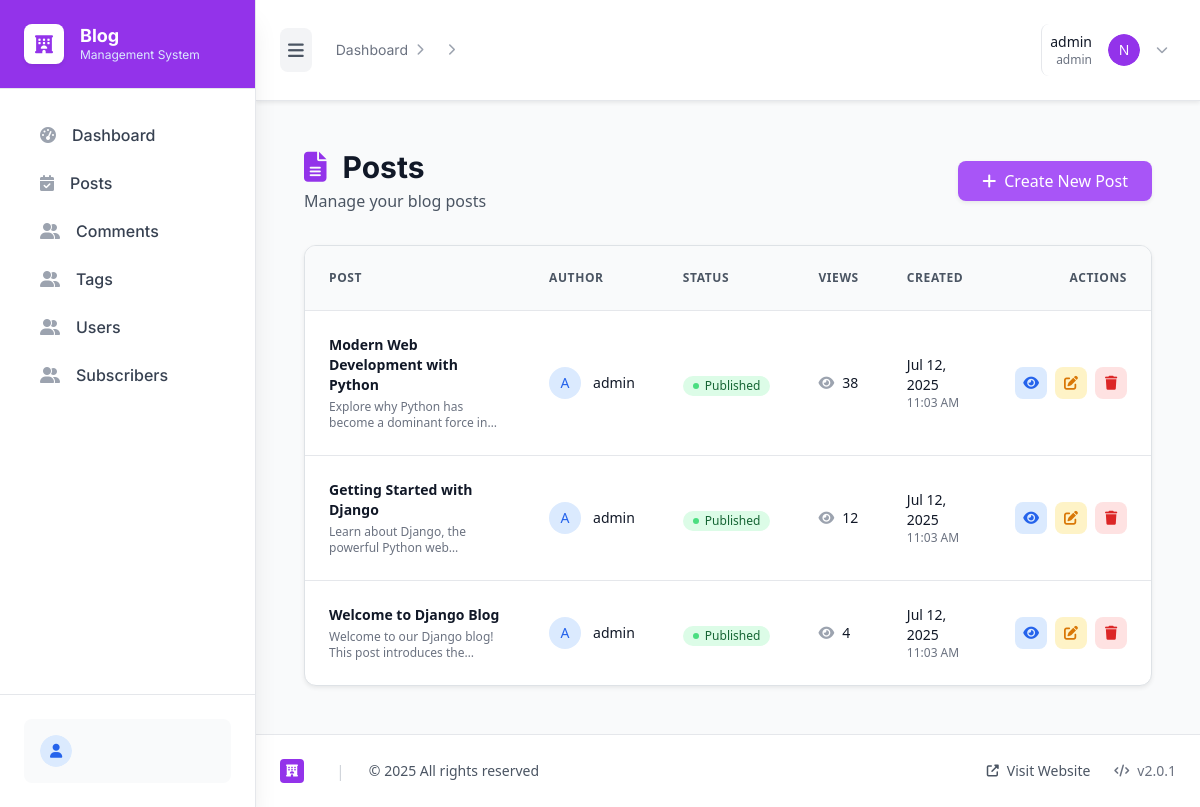
The app's page /admin-panel/posts/ (signed in) with its own data.
### admin_panel/models.py (models this page shows, shortened)
class User(AbstractUser):
    bio = models.TextField(max_length=500, blank=True)
    profile_picture = models.ImageField(upload_to='profile_pics/', blank=True, null=True)
    created_at = models.DateTimeField(auto_now_add=True)

class Post(models.Model):
    STATUS_CHOICES = [
        ('draft', 'Draft'),
        ('published', 'Published'),
    ]
    title = models.CharField(max_length=200)
    slug = models.SlugField(max_length=200, unique=True, blank=True)
    author = models.ForeignKey(User, on_delete=models.CASCADE, related_name='posts')
    content = RichTextUploadingField()
    excerpt = models.TextField(max_length=300, help_text="Brief description of the post")
    featured_image = models.ImageField(upload_to='post_images/', blank=True, null=True)
    tags = models.ManyToManyField(Tag, blank=True, related_name='posts')
    status = models.CharField(max_length=10, choices=STATUS_CHOICES, default='draft')
    created_at = models.DateTimeField(auto_now_add=True)
    updated_at = models.DateTimeField(auto_now=True)
    published_at = models.DateTimeField(blank=True, null=True)
    views = models.PositiveIntegerField(default=0)
    class Meta:
        ordering = ['-created_at']
        indexes = [
            models.Index(fields=['-created_at']),
            models.Index(fields=['status']),
            models.Index(fields=['slug']),
        ]

### admin_panel/views/posts.py (the view)
# urls.py: path('posts/', views.PostListView.as_view(), name='post_list'),
class PostListView(LoginRequiredMixin, View):
    template_name = 'admin_panel/posts/list.html'
    login_url = '/admin-panel/login/'
    def get(self, request):
        posts = Post.objects.select_related('author').prefetch_related('tags').order_by('-created_at')
        paginator = Paginator(posts, 10)
        page_number = request.GET.get('page')
        page_obj = paginator.get_page(page_number)
        context = {
            'posts': page_obj,
            'page_obj': page_obj,
        }
        return render(request, self.template_name, context)

### templates/admin_panel/posts/list.html (shortened to what this page needs)
{% extends 'admin_panel/base_new.html' %}
{% load static %}
{% block content %}
<div class="p-6">
    <div class="flex justify-between items-center mb-8">
        <div>
            <h1 class="text-3xl font-bold text-gray-900 flex items-center gap-3">
                <i class="fas fa-file-alt text-purple-600"></i>
                Posts
            </h1>
            <p class="text-gray-600 mt-1">Manage your blog posts</p>
        </div>
        <a href="{% url 'admin_panel:post_create' %}"
           class="inline-flex items-center gap-2 bg-purple-500 hover:bg-purple-700 text-white px-4 py-2 rounded-lg font-medium transition-colors duration-200 shadow-sm">
            <i class="fas fa-plus"></i>
            Create New Post
        </a>
    </div>
    <div class="bg-white rounded-xl shadow-sm border border-gray-200 overflow-hidden">
        <div class="overflow-x-auto">
            <table class="w-full">
                <thead class="bg-gray-50 border-b border-gray-200">
                    <tr>
                        <th class="px-6 py-4 text-left text-xs font-semibold text-gray-600 uppercase tracking-wider">
                            Post
                        </th>
                        <th class="px-6 py-4 text-left text-xs font-semibold text-gray-600 uppercase tracking-wider">
                            Author
                        </th>
                        <th class="px-6 py-4 text-left text-xs font-semibold text-gray-600 uppercase tracking-wider">
                            Status
                        </th>
                        <th class="px-6 py-4 text-left text-xs font-semibold text-gray-600 uppercase tracking-wider">
                            Views
                        </th>
                        <th class="px-6 py-4 text-left text-xs font-semibold text-gray-600 uppercase tracking-wider">
                            Created
                        </th>
                        <th class="px-6 py-4 text-right text-xs font-semibold text-gray-600 uppercase tracking-wider">
                            Actions
                        </th>
                    </tr>
                </thead>
                <tbody class="divide-y divide-gray-200">
                    {% for post in posts %}
                    <tr class="hover:bg-gray-50 transition-colors duration-150">
                        <td class="px-6 py-4">
                            <div class="flex flex-col">
                                <div class="text-sm font-semibold text-gray-900 mb-1">
                                    {{ post.title }}
                                </div>
                                <div class="text-xs text-gray-500 line-clamp-2">
                                    {{ post.excerpt|truncatechars:80 }}
                                </div>
                            </div>
                        </td>
                        <td class="px-6 py-4">
                            <div class="flex items-center">
                                <div class="w-8 h-8 bg-blue-100 rounded-full flex items-center justify-center mr-3">
                                    <span class="text-blue-600 font-medium text-sm">
                                        {{ post.author.username|first|upper }}
                                    </span>
                                </div>
                                <span class="text-sm font-medium text-gray-900">
                                    {{ post.author.username }}
                                </span>
                            </div>
                        </td>
                        <td class="px-6 py-4">
                            {% if post.status == 'published' %}
                                <span class="inline-flex items-center px-2.5 py-0.5 rounded-full text-xs font-medium bg-green-100 text-green-800">
                                    <div class="w-1.5 h-1.5 bg-green-400 rounded-full mr-1.5"></div>
                                    Published
                                </span>
                            {% else %}
                                <span class="inline-flex items-center px-2.5 py-0.5 rounded-full text-xs font-medium bg-yellow-100 text-yellow-800">
                                    <div class="w-1.5 h-1.5 bg-yellow-400 rounded-full mr-1.5"></div>
                                    Draft
                                </span>
                            {% endif %}
                        </td>
                        <td class="px-6 py-4">
                            <div class="flex items-center text-sm text-gray-900">
                                <i class="fas fa-eye text-gray-400 mr-2"></i>
                                {{ post.views|default:0 }}
                            </div>
                        </td>
                        <td class="px-6 py-4">
                            <div class="text-sm text-gray-900">
                                {{ post.created_at|date:"M d, Y" }}
                            </div>
                            <div class="text-xs text-gray-500">
                                {{ post.created_at|date:"g:i A" }}
                            </div>
                        </td>
                        <td class="px-6 py-4 text-right">
                            <div class="flex items-center justify-end gap-2">
                                <a href="{% url 'blog:post_detail' post.slug %}"
                                   target="_blank"
                                   class="inline-flex items-center justify-center w-8 h-8 rounded-lg bg-blue-100 text-blue-600 hover:bg-blue-200 transition-colors duration-150"
                                   title="View Post">
                                    <i class="fas fa-eye text-sm"></i>
                                </a>
                                <a href="{% url 'admin_panel:post_edit' post.pk %}"
                                   class="inline-flex items-center justify-center w-8 h-8 rounded-lg bg-amber-100 text-amber-600 hover:bg-amber-200 transition-colors duration-150"
                                   title="Edit Post">
                                    <i class="fas fa-edit text-sm"></i>
                                </a>
                                <a href="{% url 'admin_panel:post_delete' post.pk %}"
                                   class="inline-flex items-center justify-center w-8 h-8 rounded-lg bg-red-100 text-red-600 hover:bg-red-200 transition-colors duration-150"
                                   title="Delete Post">
                                    <i class="fas fa-trash text-sm"></i>
                                </a>
                            </div>
                        </td>
                    </tr>
                    {% endfor %}
                </tbody>
            </table>
        </div>
    </div>
</div>
{% endblock %}

### templates/admin_panel/base_new.html (shortened to what this page needs)
{% load static %}
<!DOCTYPE html>
<html lang="en">
<head>
    <link rel="stylesheet" href="https://cdnjs.cloudflare.com/ajax/libs/font-awesome/6.4.0/css/all.min.css">
    <link href="https://cdn.jsdelivr.net/npm/bootstrap@5.1.3/dist/css/bootstrap.min.css" rel="stylesheet">
    <script src="https://cdn.tailwindcss.com"></script>
    <link rel="stylesheet" href="{% static 'css/admin.css' %}">
</head>
<body class="bg-gray-50 min-h-screen font-sans">
<div class="flex min-h-screen">
    <aside id="sidebar" class="sidebar w-64 bg-white shadow-xl flex flex-col fixed inset-y-0 left-0 z-50 transition-all duration-300 transform -translate-x-full lg:translate-x-0 border-r border-gray-200">
        <div class="flex items-center gap-3 px-6 py-6 border-b border-gray-200 bg-purple-600">
            <div class="flex items-center gap-3">
                <div class="w-10 h-10 bg-white rounded-lg flex items-center justify-center shadow-sm">
                        <i class="fas fa-hotel text-purple-600 text-lg"></i>
                </div>
                <div class="sidebar-logo-text">
                    <h1 class="font-bold text-lg text-white leading-tight">Blog</h1>
                    <p class="text-blue-100 text-xs">Management System</p>
                </div>
            </div>
        </div>
        <nav class="flex-1 px-4 py-6 space-y-1 overflow-y-auto">
            {% include 'admin_panel/sidebar.html' %}
        </nav>
        <div class="p-4 border-t border-gray-200">
            <div class="flex items-center gap-3 p-3 bg-gray-50 rounded-lg">
                <div class="w-8 h-8 rounded-full flex items-center justify-center overflow-hidden">
                        <div class="w-full h-full bg-blue-100 rounded-full flex items-center justify-center">
                            <i class="fas fa-user text-blue-600 text-sm"></i>
                        </div>
                </div>
            </div>
        </div>
    </aside>
    <div id="mainContent" class="flex-1 lg:ml-64 transition-all duration-300 relative min-w-0 flex flex-col min-h-screen">
        <header class="bg-white shadow-sm border-b border-gray-200 sticky top-0 z-20">
            <div class="flex items-center justify-between px-4 lg:px-8 py-4">
                <div class="flex items-center gap-4">
                    <button id="toggleSidebar" class="p-2 rounded-lg bg-gray-100 hover:bg-gray-200 text-gray-600 hover:text-gray-900 transition-all duration-200 focus:outline-none focus:ring-2 focus:ring-blue-500">
                        <i class="fas fa-bars text-lg"></i>
                    </button>
                    <nav class="hidden md:flex items-center space-x-2 text-sm">
                        <span href="" class="text-gray-500 hover:text-gray-700 transition-colors">Dashboard</span>
                            <i class="fas fa-chevron-right text-gray-400 text-xs"></i>
                            <i class="fas fa-chevron-right text-gray-400 text-xs"></i>
                    </nav>
                </div>
                <div class="flex items-center gap-4">
                    <div class="relative">
                        <button id="userMenuButton" class="flex items-center gap-3 pl-4 border-l border-gray-200 hover:bg-gray-50 rounded-lg p-2 transition-colors duration-200 focus:outline-none focus:ring-2 focus:ring-purple-600">
                            <div class="hidden sm:block text-right">
                                <p class="text-sm font-medium text-gray-900">{{ user.username }}</p>
                                <p class="text-xs text-gray-500">{{ user.username }}</p>
                            </div>
                            <div class="w-8 h-8 rounded-full flex items-center justify-center overflow-hidden">
                                    <div class="w-full h-full bg-purple-600 rounded-full flex items-center justify-center text-white font-medium text-sm">
                                        {% if request.user.first_name %}{{ request.user.first_name.0|upper }}{% elif request.user.username %}{{ request.user.username.0|upper }}{% else %}U{% endif %}
                                    </div>
                            </div>
                            <i class="fas fa-chevron-down text-gray-400 text-xs"></i>
                        </button>
                    </div>
                </div>
            </div>
        </header>
        <main class="p-4 lg:p-8 relative z-10 flex-1">
            {% block content %}{% endblock %}
        </main>
        <footer class="bg-white border-t border-gray-200 px-4 lg:px-8 py-6 mt-auto">
            <div class="flex flex-col md:flex-row md:items-center md:justify-between gap-4">
                <div class="flex items-center gap-4">
                    <div class="flex items-center gap-2">
                        <div class="w-6 h-6 bg-purple-600 rounded flex items-center justify-center">
                                <i class="fas fa-hotel text-white text-xs"></i>
                        </div>
                    </div>
                    <span class="text-gray-300">|</span>
                    <span class="text-sm text-gray-600">&copy; {{ now|date:"Y"|default:2025 }} All rights reserved</span>
                </div>
                <div class="flex items-center gap-6">
                    <a href="{% url 'blog:home' %}" class="text-sm text-gray-600 hover:text-blue-600 transition-colors flex items-center gap-2">
                        <i class="fas fa-external-link-alt text-xs"></i>
                        Visit Website
                    </a>
                    <div class="flex items-center gap-2 text-sm text-gray-500">
                        <i class="fas fa-code text-xs"></i>
                        <span>v2.0.1</span>
                    </div>
                </div>
            </div>
        </footer>
    </div>
</div>
</body>
</html>

### static/css/admin.css (style rules this page uses)
.sidebar { transition: all 0.3s ease; }

### templates/admin_panel/base_new.html (style rules this page uses)
html { font-family: 'Inter', system-ui, sans-serif; font-size: 16px; }
body { font-family: 'Inter', system-ui, sans-serif; font-size: 1rem; overflow-x: hidden; }
h1, h2, h3, h4, h5, h6 { font-family: 'Inter', system-ui, sans-serif; font-weight: 700; }
.sidebar, nav, .sidebar a, .sidebar span, .sidebar li { font-family: 'Inter', system-ui, sans-serif; }

### records on screen
User: username "admin", user.first_name.0 "N"
Post: title "Modern Web Development with Python", excerpt "Explore why Python has become a dominant force…", author.username|first "A", author.username "admin", status "published" (drawn), views "38", created_at "Jul 12, 2025", created_at "11:03 AM"
Post: title "Getting Started with Django", excerpt "Learn about Django, the powerful Python…", author.username|first "A", author.username "admin", status "published" (drawn), views "12", created_at "Jul 12, 2025", created_at "11:03 AM"
Post: title "Welcome to Django Blog", excerpt "Welcome to our Django blog! This post introduces…", author.username|first "A", author.username "admin", status "published" (drawn), views "4", created_at "Jul 12, 2025", created_at "11:03 AM"

### other values on screen
{{ now|date:"Y"|default:2025 }} "2025"
